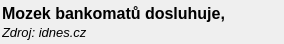
<?xml version="1.0" encoding="UTF-8"?>
<ui version="4.0">
 <class>NewsItem</class>
 <widget class="QWidget" name="NewsItem">
  <property name="geometry">
   <rect>
    <x>0</x>
    <y>0</y>
    <width>284</width>
    <height>42</height>
   </rect>
  </property>
  <property name="sizePolicy">
   <sizepolicy hsizetype="Expanding" vsizetype="Expanding">
    <horstretch>0</horstretch>
    <verstretch>0</verstretch>
   </sizepolicy>
  </property>
  <property name="windowTitle">
   <string>Form</string>
  </property>
  <property name="styleSheet">
   <string notr="true"/>
  </property>
  <layout class="QVBoxLayout" name="verticalLayout">
   <property name="spacing">
    <number>2</number>
   </property>
   <property name="leftMargin">
    <number>2</number>
   </property>
   <property name="topMargin">
    <number>4</number>
   </property>
   <property name="rightMargin">
    <number>2</number>
   </property>
   <property name="bottomMargin">
    <number>4</number>
   </property>
   <item>
    <widget class="QLabel" name="label">
     <property name="sizePolicy">
      <sizepolicy hsizetype="Expanding" vsizetype="Preferred">
       <horstretch>0</horstretch>
       <verstretch>0</verstretch>
      </sizepolicy>
     </property>
     <property name="font">
      <font>
       <pointsize>12</pointsize>
       <weight>75</weight>
       <bold>true</bold>
      </font>
     </property>
     <property name="text">
      <string>Mozek bankomatů dosluhuje, podpora starých Windows XP končí</string>
     </property>
     <property name="wordWrap">
      <bool>true</bool>
     </property>
    </widget>
   </item>
   <item>
    <widget class="QLabel" name="label_2">
     <property name="sizePolicy">
      <sizepolicy hsizetype="Expanding" vsizetype="Preferred">
       <horstretch>0</horstretch>
       <verstretch>0</verstretch>
      </sizepolicy>
     </property>
     <property name="font">
      <font>
       <pointsize>10</pointsize>
       <italic>true</italic>
      </font>
     </property>
     <property name="text">
      <string>Zdroj: idnes.cz</string>
     </property>
    </widget>
   </item>
  </layout>
 </widget>
 <resources/>
 <connections/>
</ui>
